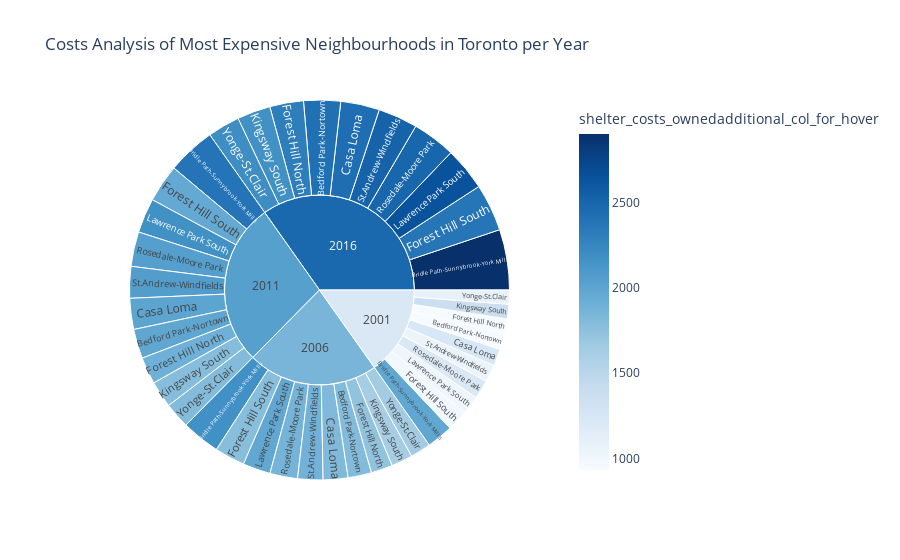

The code cell stored with this chart in its notebook:
### Code cell
# Create the sunburst chart
px.sunburst(to_data, names = 'neighbourhood', parent = to_data.index, values = 'average_house_value')

### Figure 1 — Plotly figure (JSON) as saved in the notebook; plotly's stock layout.template omitted (floating-point values rounded to 4 significant figures; data arrays with more than 128 entries replaced by an {"elided": "..."} marker saying what was removed)
{"data": [{"branchvalues": "total", "customdata": {"elided": "44x3 mixed values"}, "domain": {"x": [0, 1], "y": [0, 1]}, "hovertemplate": "labels=%{label}<br>average_house_value=%{value}<br>parent=%{parent}<br>id=%{id}<br>shelter_costs_owned=%{customdata[0]}<br>shelter_costs_rented=%{customdata[1]}<br>shelter_costs_ownedadditional_col_for_hover=%{color}<extra></extra>", "ids": ["2001/Bedford Park-Nortown", "2006/Bedford Park-Nortown", "2011/Bedford Park-Nortown", "2016/Bedford Park-Nortown", "2001/Bridle Path-Sunnybrook-York Mills", "2006/Bridle Path-Sunnybrook-York Mills", "2011/Bridle Path-Sunnybrook-York Mills", "2016/Bridle Path-Sunnybrook-York Mills", "2001/Casa Loma", "2006/Casa Loma", "2011/Casa Loma", "2016/Casa Loma", "2001/Forest Hill North", "2006/Forest Hill North", "2011/Forest Hill North", "2016/Forest Hill North", "2001/Forest Hill South", "2006/Forest Hill South", "2011/Forest Hill South", "2016/Forest Hill South", "2001/Kingsway South", "2006/Kingsway South", "2011/Kingsway South", "2016/Kingsway South", "2001/Lawrence Park South", "2006/Lawrence Park South", "2011/Lawrence Park South", "2016/Lawrence Park South", "2001/Rosedale-Moore Park", "2006/Rosedale-Moore Park", "2011/Rosedale-Moore Park", "2016/Rosedale-Moore Park", "2001/St.Andrew-Windfields", "2006/St.Andrew-Windfields", "2011/St.Andrew-Windfields", "2016/St.Andrew-Windfields", "2001/Yonge-St.Clair", "2006/Yonge-St.Clair", "2011/Yonge-St.Clair", "2016/Yonge-St.Clair", "2001", "2006", "2011", "2016"], "labels": ["Bedford Park-Nortown", "Bedford Park-Nortown", "Bedford Park-Nortown", "Bedford Park-Nortown", "Bridle Path-Sunnybrook-York Mills", "Bridle Path-Sunnybrook-York Mills", "Bridle Path-Sunnybrook-York Mills", "Bridle Path-Sunnybrook-York Mills", "Casa Loma", "Casa Loma", "Casa Loma", "Casa Loma", "Forest Hill North", "Forest Hill North", "Forest Hill North", "Forest Hill North", "Forest Hill South", "Forest Hill South", "Forest Hill South", "Forest Hill South", "Kingsway South", "Kingsway South", "Kingsway South", "Kingsway South", "Lawrence Park South", "Lawrence Park South", "Lawrence Park South", "Lawrence Park South", "Rosedale-Moore Park", "Rosedale-Moore Park", "Rosedale-Moore Park", "Rosedale-Moore Park", "St.Andrew-Windfields", "St.Andrew-Windfields", "St.Andrew-Windfields", "St.Andrew-Windfields", "Yonge-St.Clair", "Yonge-St.Clair", "Yonge-St.Clair", "Yonge-St.Clair", "2001", "2006", "2011", "2016"], "marker": {"coloraxis": "coloraxis", "colors": [933, 1808, 1988, 2418, 1983, 2170, 2387, 2903, 1241, 1819, 2001, 2434, 940, 1731, 1904, 2316, 1001, 1781, 1959, 2383, 1362, 1625, 1787, 2173, 1021, 1977, 2174, 2644, 1219, 1868, 2054, 2498, 1055, 1881, 2069, 2516, 1091, 1638, 1802, 2192, 1225.0, 1856.0, 2041.0, 2483.0]}, "name": "", "parents": ["2001", "2006", "2011", "2016", "2001", "2006", "2011", "2016", "2001", "2006", "2011", "2016", "2001", "2006", "2011", "2016", "2001", "2006", "2011", "2016", "2001", "2006", "2011", "2016", "2001", "2006", "2011", "2016", "2001", "2006", "2011", "2016", "2001", "2006", "2011", "2016", "2001", "2006", "2011", "2016", "", "", "", ""], "type": "sunburst", "values": [565304, 826963, 1034387, 1295007, 927466, 1356757, 1697067, 2124653, 596077, 871981, 1090696, 1365503, 517466, 756983, 946854, 1185419, 726664, 1063011, 1329642, 1664653, 512334, 749476, 937464, 1173663, 664712, 972384, 1216283, 1522732, 664476, 972039, 1215852, 1522193, 607040, 888017, 1110755, 1390616, 494098, 722799, 904096, 1131888, 6275637, 9180410, 11483096, 14376327]}], "layout": {"autosize": true, "coloraxis": {"colorbar": {"title": {"text": "shelter_costs_ownedadditional_col_for_hover"}}, "colorscale": [[0, "rgb(247,251,255)"], [0.125, "rgb(222,235,247)"], [0.25, "rgb(198,219,239)"], [0.375, "rgb(158,202,225)"], [0.5, "rgb(107,174,214)"], [0.625, "rgb(66,146,198)"], [0.75, "rgb(33,113,181)"], [0.875, "rgb(8,81,156)"], [1, "rgb(8,48,107)"]]}, "legend": {"tracegroupgap": 0}, "title": {"text": "Costs Analysis of Most Expensive Neighbourhoods in Toronto per Year"}}}
